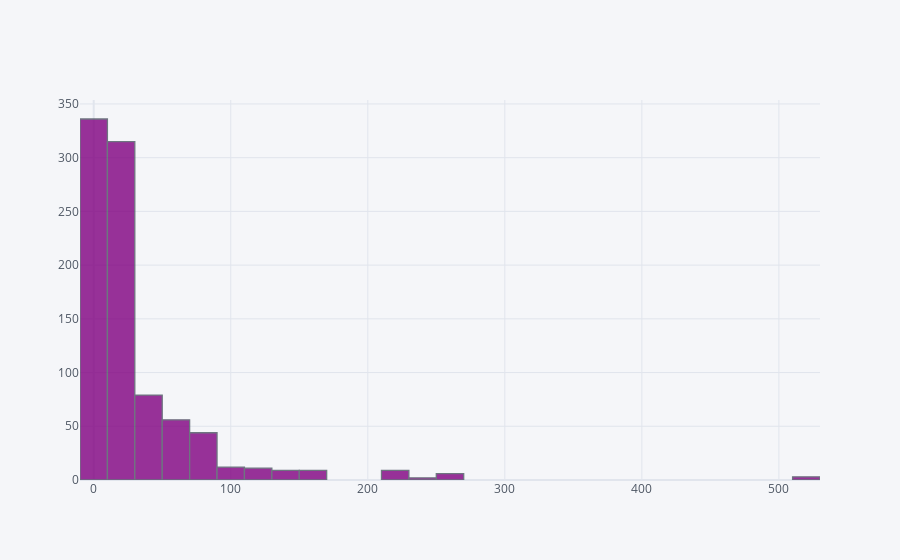

The code cell stored with this chart in its notebook:
### Code cell
titanic_data['Fare'].iplot(kind ='hist', bins=30, color='purple')

### Figure 1 — Plotly figure (JSON) as saved in the notebook; plotly's stock layout.template omitted (floating-point values rounded to 4 significant figures; data arrays with more than 128 entries replaced by an {"elided": "..."} marker saying what was removed)
{"data": [{"histfunc": "count", "histnorm": "", "marker": {"color": "rgba(128, 0, 128, 1.0)", "line": {"color": "#4D5663", "width": 1.3}}, "name": "Fare", "nbinsx": 30, "opacity": 0.8, "orientation": "v", "type": "histogram", "x": {"elided": "891 float values"}}], "layout": {"autosize": true, "barmode": "overlay", "legend": {"bgcolor": "#F5F6F9", "font": {"color": "#4D5663"}}, "paper_bgcolor": "#F5F6F9", "plot_bgcolor": "#F5F6F9", "title": {"font": {"color": "#4D5663"}}, "xaxis": {"autorange": true, "gridcolor": "#E1E5ED", "range": [-10, 530], "showgrid": true, "tickfont": {"color": "#4D5663"}, "title": {"font": {"color": "#4D5663"}, "text": ""}, "type": "linear", "zerolinecolor": "#E1E5ED"}, "yaxis": {"autorange": true, "gridcolor": "#E1E5ED", "range": [0, 353.7], "showgrid": true, "tickfont": {"color": "#4D5663"}, "title": {"font": {"color": "#4D5663"}, "text": ""}, "zerolinecolor": "#E1E5ED"}}}
